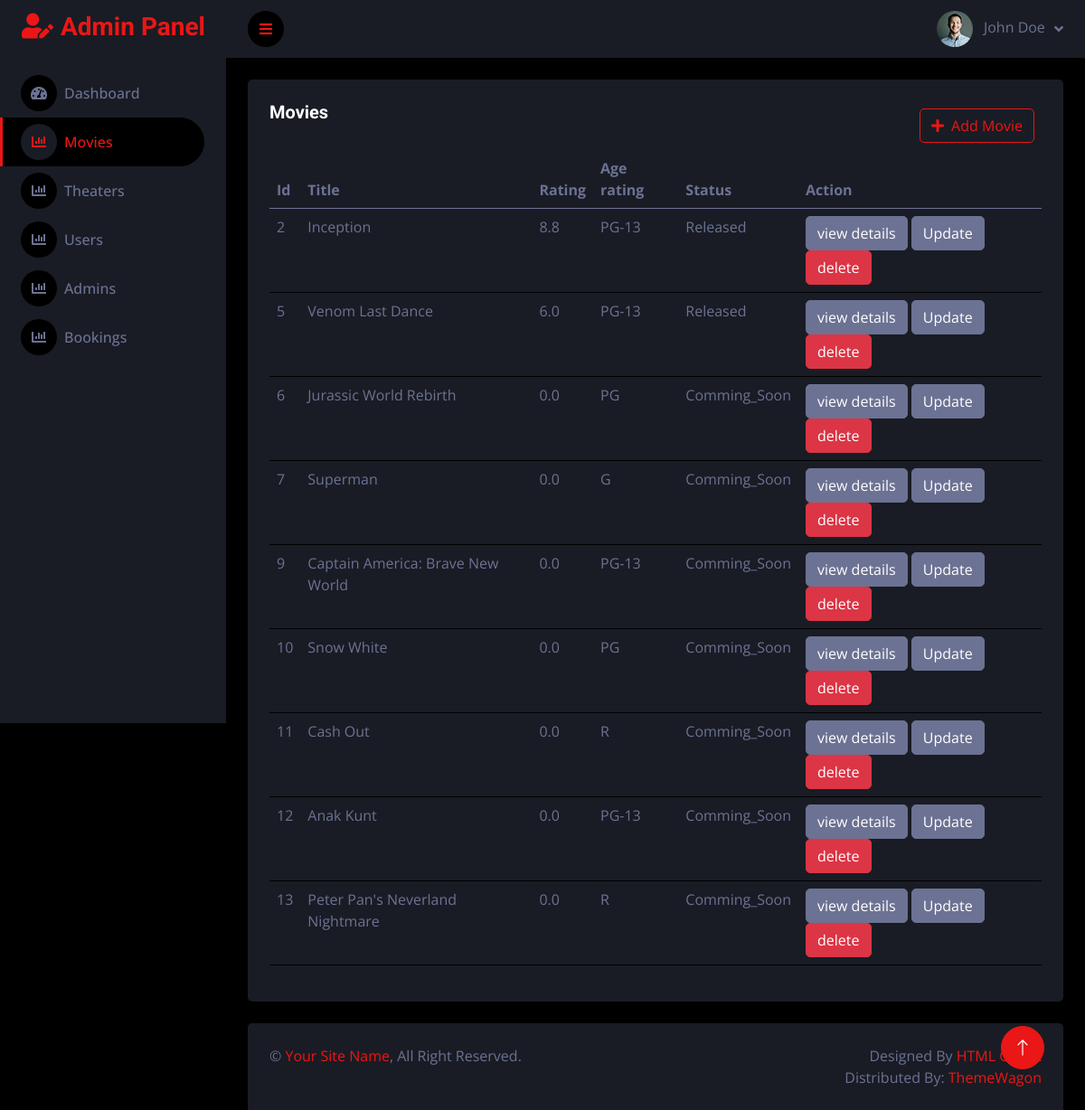
The app's page /admin2/movies.php, older data.
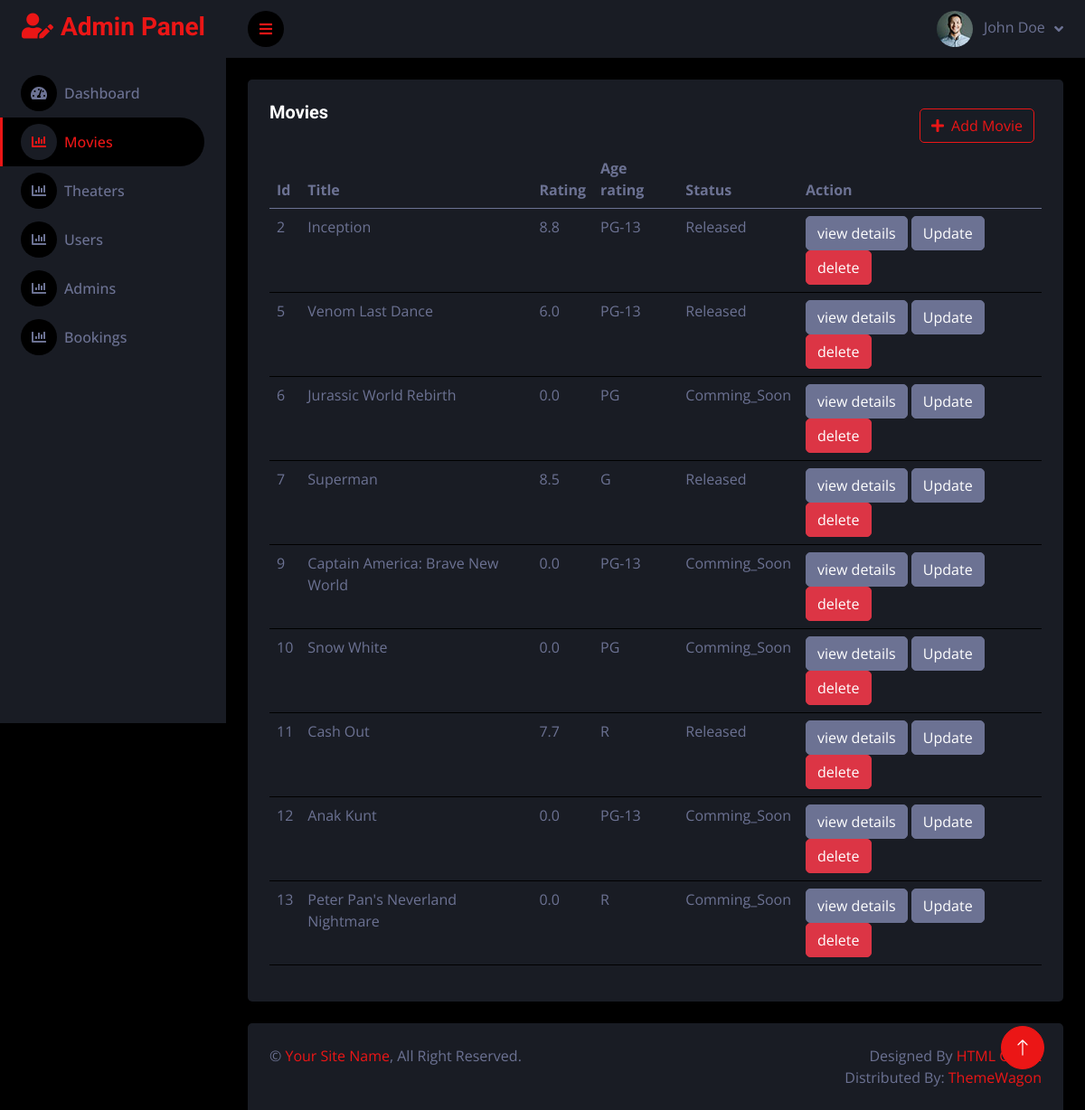
The same page, newer data.
### tables this page shows
CREATE TABLE `movies` (
  `movie_id` int(11) NOT NULL,
  `title` varchar(255) NOT NULL,
  `description` text DEFAULT NULL,
  `trailer_link` varchar(2083) DEFAULT NULL,
  `rating` decimal(3,1) DEFAULT 0.0,
  `poster_url` varchar(2083) DEFAULT NULL,
  `release_date` date DEFAULT NULL,
  `age_rating` varchar(10) DEFAULT NULL,
  `genre` varchar(200) NOT NULL,
  `movie_status` varchar(30) DEFAULT NULL,
  `created_at` timestamp NOT NULL DEFAULT current_timestamp()
);

### admin2/movies.php (the view, shortened to what this page needs)
<?php
include("../admin/connection.php");
?>
<!DOCTYPE html>
<html lang="en">
<head>
    <link href="https://cdnjs.cloudflare.com/ajax/libs/font-awesome/5.10.0/css/all.min.css" rel="stylesheet">
    <link href="https://cdn.jsdelivr.net/npm/bootstrap-icons@1.4.1/font/bootstrap-icons.css" rel="stylesheet">
    <link href="lib/owlcarousel/assets/owl.carousel.min.css" rel="stylesheet">
    <link href="lib/tempusdominus/css/tempusdominus-bootstrap-4.min.css" rel="stylesheet" />
    <link href="css/bootstrap.min.css" rel="stylesheet">
    <link href="css/style.css" rel="stylesheet">
</head>
<body>
    <div class="container-fluid position-relative d-flex p-0">
        <?php include "sidebar.php"; ?>
        <div class="content">
            <?php include "navbar.php"; ?>
            <div class="container-fluid pt-4 px-4">
                <div class="row g-4">
                    <div class="col-12">
                        <div class="bg-secondary rounded h-100 p-4">
                            <div class="d-flex justify-content-between">
                                <h5>Movies</h5>
                                <a href="add_movie.php" class="btn btn-outline-primary m-2"><i class="fa fa-plus me-2"></i>Add Movie</a>
                            </div>
                            <div class="table-responsive">
                                <table class="table">
                                    <thead>
                                        <tr>
                                            <th scope="col">Id</th>
                                            <th scope="col">Title</th>
                                            <th scope="col">Rating</th>
                                            <th scope="col">Age rating</th>
                                            <th scope="col">Status</th>
                                            <th scope="col">Action</th>
                                        </tr>
                                    </thead>
                                    <tbody>
                                        <?php
                                        $query = "select * from movies";
                                        $result = mysqli_query($connect, $query);
                                        foreach ($result as $row) {
                                            echo "<tr>
                                                    <td>$row[movie_id]</td>
                                                    <td>$row[title]</td>
                                                    <td>$row[rating]</td>
                                                    <td>$row[age_rating]</td>
                                                    <td>$row[movie_status]</td>
                                                    <td>
                                                    <a class='btn btn-light' href='view_movie.php?id=$row[movie_id]'>view details </a>
                                                    <a class='btn btn-light' href='update_movie.php?id=$row[movie_id]'>Update </a>
                                                    <a class='btn btn-danger' href='delete_movie.php?id=$row[movie_id]'>delete </a>
                                                    </td>
                                                </tr>";
                                        }
                                        ?>
                                    </tbody>
                                </table>
                            </div>
                        </div>
                    </div>
                </div>
            </div>
            <div class="container-fluid pt-4 px-4 ">
                <div class="bg-secondary rounded-top p-4">
                    <div class="row">
                        <div class="col-12 col-sm-6 text-center text-sm-start">
                            &copy; <a href="#">Your Site Name</a>, All Right Reserved.
                        </div>
                        <div class="col-12 col-sm-6 text-center text-sm-end">
                            Designed By <a href="https://htmlcodex.com">HTML Codex</a>
                            <br>Distributed By: <a href="https://themewagon.com" target="_blank">ThemeWagon</a>
                        </div>
                    </div>
                </div>
            </div>
        </div>
        <a href="#" class="btn btn-lg btn-primary btn-lg-square back-to-top"><i class="bi bi-arrow-up"></i></a>
    </div>
</body>
</html>

Row changes from the older to the newer data that the page shows:
changed movies "Superman": rating "0.0" → "8.5"; movie_status "Comming_Soon" → "Released"
changed movies "Cash Out": rating "0.0" → "7.7"; movie_status "Comming_Soon" → "Released"
